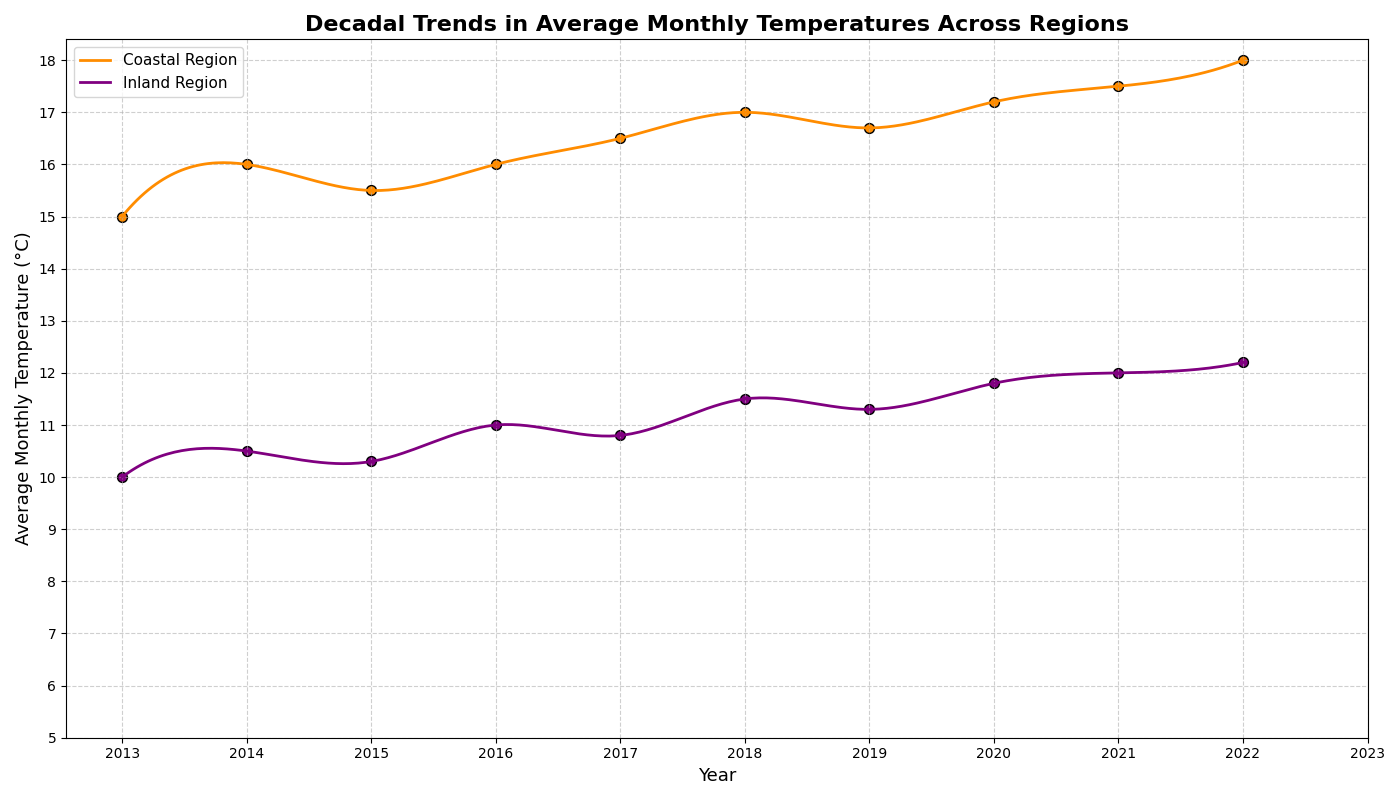

Reproduce this figure in Python.
import matplotlib.pyplot as plt
import numpy as np
from scipy.interpolate import make_interp_spline

years = np.arange(2013, 2023)
monthly_avg_temp_coastal = np.array([15, 16, 15.5, 16, 16.5, 17, 16.7, 17.2, 17.5, 18])
monthly_avg_temp_inland = np.array([10, 10.5, 10.3, 11, 10.8, 11.5, 11.3, 11.8, 12, 12.2])

coastal_spline = make_interp_spline(years, monthly_avg_temp_coastal, k=3)  
inland_spline = make_interp_spline(years, monthly_avg_temp_inland, k=3)

years_smooth = np.linspace(years.min(), years.max(), 300)
coastal_temp_smooth = coastal_spline(years_smooth)
inland_temp_smooth = inland_spline(years_smooth)

plt.figure(figsize=(14, 8))

plt.plot(years_smooth, coastal_temp_smooth, label='Coastal Region', color='darkorange', linewidth=2)
plt.plot(years_smooth, inland_temp_smooth, label='Inland Region', color='purple', linewidth=2)

plt.scatter(years, monthly_avg_temp_coastal, color='darkorange', edgecolors='black', s=50)
plt.scatter(years, monthly_avg_temp_inland, color='purple', edgecolors='black', s=50)

plt.title('Decadal Trends in Average Monthly Temperatures Across Regions', fontsize=16, fontweight='bold', loc='center')
plt.xlabel('Year', fontsize=13)
plt.ylabel('Average Monthly Temperature (°C)', fontsize=13)

plt.xticks(np.arange(2013, 2024, step=1))
plt.yticks(np.arange(5, 19, step=1))
plt.legend(loc='upper left', fontsize=11, frameon=True)
plt.grid(True, linestyle='--', alpha=0.6)

plt.tight_layout()
plt.show()
